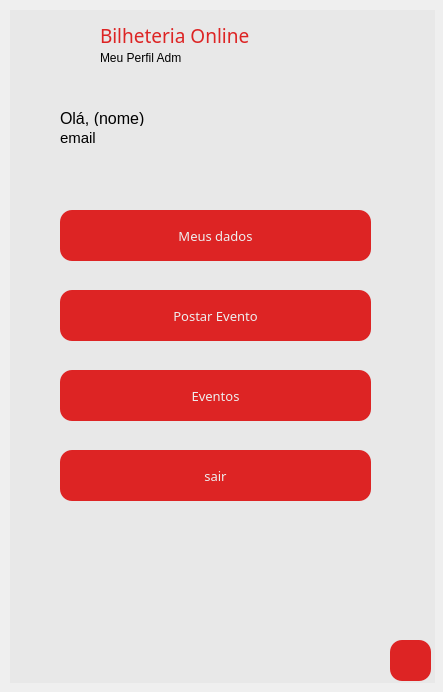
<?xml version="1.0" encoding="UTF-8"?>
<ui version="4.0">
 <class>Form</class>
 <widget class="QWidget" name="Form">
  <property name="geometry">
   <rect>
    <x>0</x>
    <y>0</y>
    <width>443</width>
    <height>692</height>
   </rect>
  </property>
  <property name="windowTitle">
   <string>Meu Perfil ADM</string>
  </property>
  <widget class="QFrame" name="frame">
   <property name="geometry">
    <rect>
     <x>10</x>
     <y>10</y>
     <width>425</width>
     <height>673</height>
    </rect>
   </property>
   <property name="styleSheet">
    <string notr="true">background-color: rgb(232, 232, 232);</string>
   </property>
   <property name="frameShape">
    <enum>QFrame::NoFrame</enum>
   </property>
   <property name="frameShadow">
    <enum>QFrame::Raised</enum>
   </property>
   <widget class="QPushButton" name="bt_navegarAdm">
    <property name="enabled">
     <bool>true</bool>
    </property>
    <property name="geometry">
     <rect>
      <x>50</x>
      <y>360</y>
      <width>311</width>
      <height>51</height>
     </rect>
    </property>
    <property name="font">
     <font>
      <family>Arial Rounded MT Bold</family>
      <pointsize>10</pointsize>
      <weight>50</weight>
      <bold>false</bold>
     </font>
    </property>
    <property name="cursor">
     <cursorShape>PointingHandCursor</cursorShape>
    </property>
    <property name="styleSheet">
     <string notr="true">QPushButton{
	background-color: rgba(221, 33, 33, 0.99);
	border-radius: 12px;
	color: rgb(238, 238, 238);
}

QPushButton:hover{
	background-color: rgb(255, 206, 137);
	border-radius: 12px;
	color: rgb(100, 76, 47);
}
</string>
    </property>
    <property name="text">
     <string>Eventos</string>
    </property>
   </widget>
   <widget class="QLabel" name="tck">
    <property name="geometry">
     <rect>
      <x>20</x>
      <y>10</y>
      <width>51</width>
      <height>31</height>
     </rect>
    </property>
    <property name="styleSheet">
     <string notr="true"/>
    </property>
    <property name="text">
     <string/>
    </property>
    <property name="pixmap">
     <pixmap>../imgs/tickets.png</pixmap>
    </property>
    <property name="scaledContents">
     <bool>true</bool>
    </property>
   </widget>
   <widget class="QPushButton" name="bt_voltarperfilAdm">
    <property name="enabled">
     <bool>true</bool>
    </property>
    <property name="geometry">
     <rect>
      <x>380</x>
      <y>630</y>
      <width>41</width>
      <height>41</height>
     </rect>
    </property>
    <property name="font">
     <font>
      <pointsize>10</pointsize>
      <weight>75</weight>
      <bold>true</bold>
     </font>
    </property>
    <property name="cursor">
     <cursorShape>PointingHandCursor</cursorShape>
    </property>
    <property name="styleSheet">
     <string notr="true">QPushButton{
	background-color: rgba(221, 33, 33, 0.99);
	border-radius: 12px;
	color: rgb(238, 238, 238);
}

QPushButton:hover{
	background-color: rgb(255, 206, 137);
	border-radius: 12px;
	color: rgb(100, 76, 47);
}
</string>
    </property>
    <property name="text">
     <string/>
    </property>
    <property name="icon">
     <iconset>
      <normaloff>../imgs/voltar.png</normaloff>../imgs/voltar.png</iconset>
    </property>
    <property name="iconSize">
     <size>
      <width>25</width>
      <height>25</height>
     </size>
    </property>
   </widget>
   <widget class="QPushButton" name="bt_postarevento">
    <property name="enabled">
     <bool>true</bool>
    </property>
    <property name="geometry">
     <rect>
      <x>50</x>
      <y>280</y>
      <width>311</width>
      <height>51</height>
     </rect>
    </property>
    <property name="font">
     <font>
      <family>Arial Rounded MT Bold</family>
      <pointsize>10</pointsize>
      <weight>50</weight>
      <bold>false</bold>
     </font>
    </property>
    <property name="cursor">
     <cursorShape>PointingHandCursor</cursorShape>
    </property>
    <property name="styleSheet">
     <string notr="true">QPushButton{
	background-color: rgba(221, 33, 33, 0.99);
	border-radius: 12px;
	color: rgb(238, 238, 238);
}

QPushButton:hover{
	background-color: rgb(255, 206, 137);
	border-radius: 12px;
	color: rgb(100, 76, 47);
}
</string>
    </property>
    <property name="text">
     <string>Postar Evento</string>
    </property>
   </widget>
   <widget class="QPushButton" name="bt_sairAdm">
    <property name="enabled">
     <bool>true</bool>
    </property>
    <property name="geometry">
     <rect>
      <x>50</x>
      <y>440</y>
      <width>311</width>
      <height>51</height>
     </rect>
    </property>
    <property name="font">
     <font>
      <family>Arial Rounded MT Bold</family>
      <pointsize>10</pointsize>
      <weight>50</weight>
      <bold>false</bold>
     </font>
    </property>
    <property name="cursor">
     <cursorShape>PointingHandCursor</cursorShape>
    </property>
    <property name="styleSheet">
     <string notr="true">QPushButton{
	background-color: rgba(221, 33, 33, 0.99);
	border-radius: 12px;
	color: rgb(238, 238, 238);
}

QPushButton:hover{
	background-color: rgb(255, 206, 137);
	border-radius: 12px;
	color: rgb(100, 76, 47);
}
</string>
    </property>
    <property name="text">
     <string>sair</string>
    </property>
   </widget>
   <widget class="QPushButton" name="bt_dadosAdm">
    <property name="enabled">
     <bool>true</bool>
    </property>
    <property name="geometry">
     <rect>
      <x>50</x>
      <y>200</y>
      <width>311</width>
      <height>51</height>
     </rect>
    </property>
    <property name="font">
     <font>
      <family>Arial Rounded MT Bold</family>
      <pointsize>10</pointsize>
      <weight>50</weight>
      <bold>false</bold>
     </font>
    </property>
    <property name="cursor">
     <cursorShape>PointingHandCursor</cursorShape>
    </property>
    <property name="styleSheet">
     <string notr="true">QPushButton{
	background-color: rgba(221, 33, 33, 0.99);
	border-radius: 12px;
	color: rgb(238, 238, 238);
}

QPushButton:hover{
	background-color: rgb(255, 206, 137);
	border-radius: 12px;
	color: rgb(100, 76, 47);
}
</string>
    </property>
    <property name="text">
     <string>Meus dados</string>
    </property>
   </widget>
   <widget class="QFrame" name="Topo">
    <property name="geometry">
     <rect>
      <x>80</x>
      <y>0</y>
      <width>341</width>
      <height>61</height>
     </rect>
    </property>
    <property name="styleSheet">
     <string notr="true">border: none;</string>
    </property>
    <property name="frameShape">
     <enum>QFrame::StyledPanel</enum>
    </property>
    <property name="frameShadow">
     <enum>QFrame::Raised</enum>
    </property>
    <widget class="QLabel" name="infoText">
     <property name="geometry">
      <rect>
       <x>10</x>
       <y>40</y>
       <width>201</width>
       <height>16</height>
      </rect>
     </property>
     <property name="font">
      <font>
       <pointsize>9</pointsize>
      </font>
     </property>
     <property name="text">
      <string>Meu Perfil Adm</string>
     </property>
    </widget>
    <widget class="QLabel" name="bilheteriaText">
     <property name="geometry">
      <rect>
       <x>10</x>
       <y>10</y>
       <width>161</width>
       <height>31</height>
      </rect>
     </property>
     <property name="font">
      <font>
       <family>Arial Unicode MS</family>
       <pointsize>14</pointsize>
      </font>
     </property>
     <property name="styleSheet">
      <string notr="true">border: none;
color: rgba(221, 33, 33, 0.99);</string>
     </property>
     <property name="text">
      <string>Bilheteria Online</string>
     </property>
    </widget>
   </widget>
   <widget class="QLabel" name="olaAdm">
    <property name="geometry">
     <rect>
      <x>50</x>
      <y>100</y>
      <width>371</width>
      <height>16</height>
     </rect>
    </property>
    <property name="font">
     <font>
      <family>Arial</family>
      <pointsize>12</pointsize>
     </font>
    </property>
    <property name="text">
     <string>Olá, (nome)</string>
    </property>
   </widget>
   <widget class="QLabel" name="emailAdm">
    <property name="geometry">
     <rect>
      <x>50</x>
      <y>120</y>
      <width>371</width>
      <height>16</height>
     </rect>
    </property>
    <property name="font">
     <font>
      <family>Arial</family>
      <pointsize>11</pointsize>
     </font>
    </property>
    <property name="text">
     <string>email</string>
    </property>
   </widget>
   <zorder>tck</zorder>
   <zorder>bt_navegarAdm</zorder>
   <zorder>bt_voltarperfilAdm</zorder>
   <zorder>bt_postarevento</zorder>
   <zorder>bt_sairAdm</zorder>
   <zorder>bt_dadosAdm</zorder>
   <zorder>Topo</zorder>
   <zorder>olaAdm</zorder>
   <zorder>emailAdm</zorder>
  </widget>
 </widget>
 <resources/>
 <connections/>
</ui>
